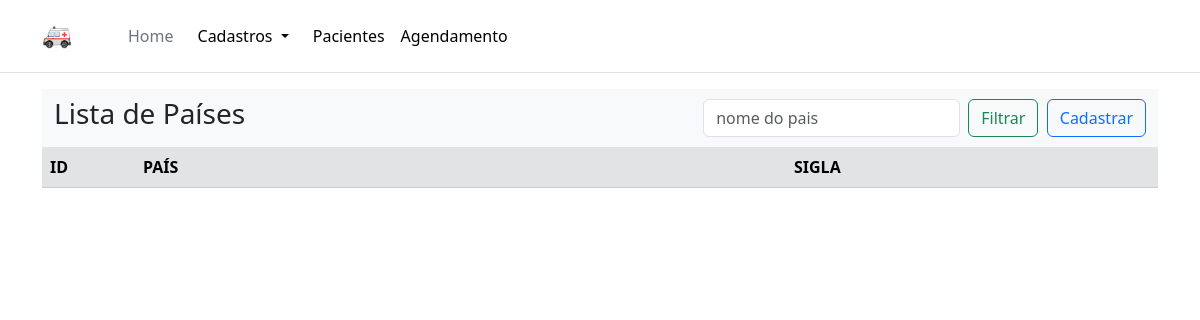
/paises, run on an earlier commit of the app's database.
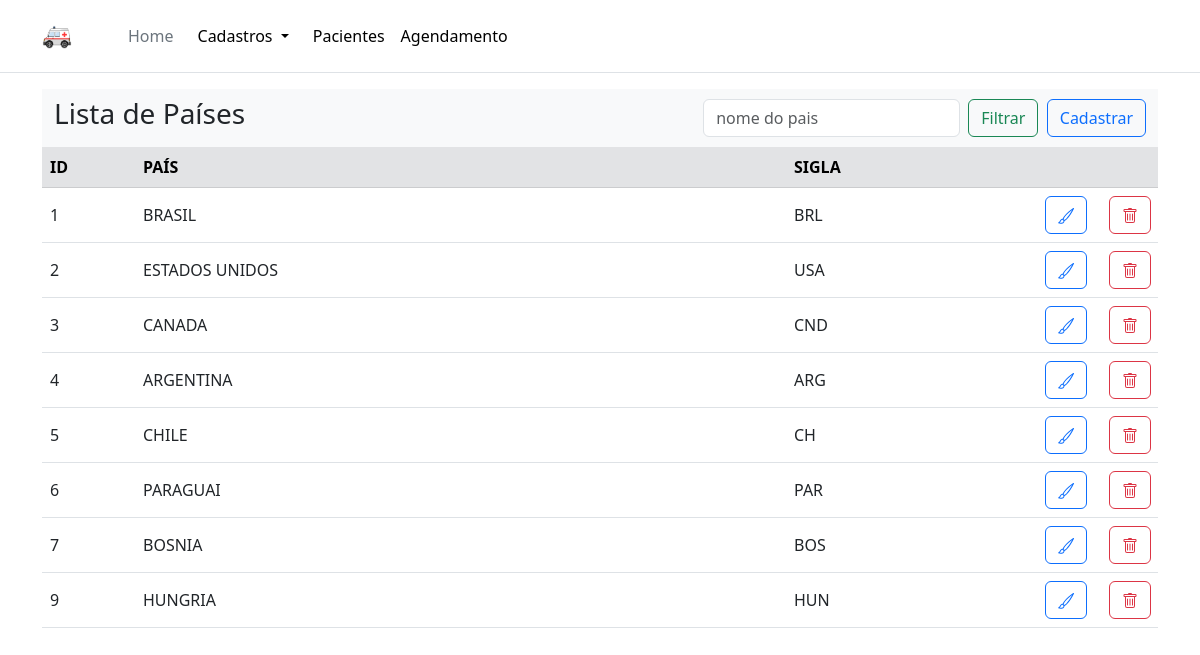
And on a later commit of the database.
### app.py (models this page shows, shortened)
class Pais (Base):
    __tablename__ = "PAIS"
    pais_id = Column(INTEGER, primary_key=True)
    nome = Column(TEXT(250))
    sigla = Column(TEXT(3))

### app.py (the view)
@app.route("/paises")
def paises():
    sql = select(Pais)
    return render_template('paises.html',paises=session.scalars(sql))

### templates/paises.html (shortened to what this page needs)
{% extends 'base.html' %}
{% block content %}
    <nav class="navbar navbar-expand-lg bg-body-tertiary">
        <div class="container-fluid">
        <div class="collapse navbar-collapse" id="navbarSupportedContent">
            <h3>Lista de Países</h3>
            <form class="d-flex" role="search">
            <input class="form-control me-2" type="search" placeholder="nome do pais" aria-label="Search">
            <button class="btn btn-outline-success" type="submit">Filtrar</button>
            </form>
            <a class="btn btn-outline-primary d-inline-flex align-items-center" href="/paises/novo" role="button">Cadastrar</a>
        </div>
        </div>
    </nav>
    <table class="table table-hover">
        <thead>
            <tr class="table-secondary">
                <th class="col-1">ID</th>
                <th class="col-7">PAÍS</th>
                <th class="col-2">SIGLA</th>
                <th class="col-2"></th>
        </thead>
        <tbody>
        {% for pais in paises %}
            <tr>
                <td class="col-1 align-middle">{{ pais['pais_id'] }}</td>
                <td class="col-7 align-middle">{{ pais['nome'] }}</td>
                <td class="col-2 align-middle">{{ pais['sigla'] }}</td>
                <td class="col-1 align-middle">
                    <div class="row buttons justify-content-end">
                        <div class="col-2">
                            <a class="btn btn-outline-primary" href="/paises/editar/{{pais['pais_id']}}">
                            </a>
                        </div>
                        <div class="col-2"></div>
                        <div class="col-2">
                            <button type="button" class="btn btn-outline-danger" data-bs-toggle="modal" data-bs-target="#staticBackdrop">
                            </button>
                        </div>
                        <div class="col-2"></div>
                    </div>
                </td>
            </tr>
        {% endfor %}
        </tbody>
    </table>
{% endblock %}

### templates/base.html (shortened to what this page needs)
<!doctype html>
<html lang="en">
    <head>
        <link href="https://cdn.jsdelivr.net/npm/bootstrap@5.3.0-alpha3/dist/css/bootstrap.min.css" rel="stylesheet">
    </head>
    <body>
        <header class="p-3 mb-3 border-bottom">
            <div class="container">
                <div class="d-flex flex-wrap align-items-center justify-content-center justify-content-lg-start">
                    <a class="navbar-brand" href="#">
                        <img src="/static/images/ambulance.png" alt="Inte" width="30" height="24">
                    </a>
                    <a href="/" class="d-flex align-items-center mb-2 mb-lg-0 text-white text-decoration-none">
                        <svg class="bi me-2" width="40" height="32" role="img" aria-label="Bootstrap"><use xlink:href="#bootstrap"></use></svg>
                    </a>
                    <ul class="nav col-12 col-lg-auto me-lg-auto mb-2 justify-content-center mb-md-0">
                        <li><a href="/" class="nav-link px-2 text-secondary">Home</a></li>
                        <li class="nav-item dropdown">
                            <a class="nav-link dropdown-toggle link-body-emphasis" href="#" role="button" data-bs-toggle="dropdown" aria-expanded="false">
                                Cadastros
                            </a>
                          </li>
                        <li><a href="/pacientes" class="nav-link px-2 link-body-emphasis">Pacientes</a></li>
                        <li><a href="/pacientes" class="nav-link px-2 link-body-emphasis">Agendamento</a></li>
                    </ul>
                </div>
            </div>
        </header>
        <div class="container">
            {% block content %} {% endblock %}
        </div>
    </body>
</html>

What changed in the data, as far as the page shows it:
added Pais: pais_id "1", nome "BRASIL", sigla "BRL"
added Pais: pais_id "2", nome "ESTADOS UNIDOS", sigla "USA"
added Pais: pais_id "3", nome "CANADA", sigla "CND"
added Pais: pais_id "4", nome "ARGENTINA", sigla "ARG"
added Pais: pais_id "5", nome "CHILE", sigla "CH"
added Pais: pais_id "6", nome "PARAGUAI", sigla "PAR"
added Pais: pais_id "7", nome "BOSNIA", sigla "BOS"
added Pais: pais_id "9", nome "HUNGRIA", sigla "HUN"
